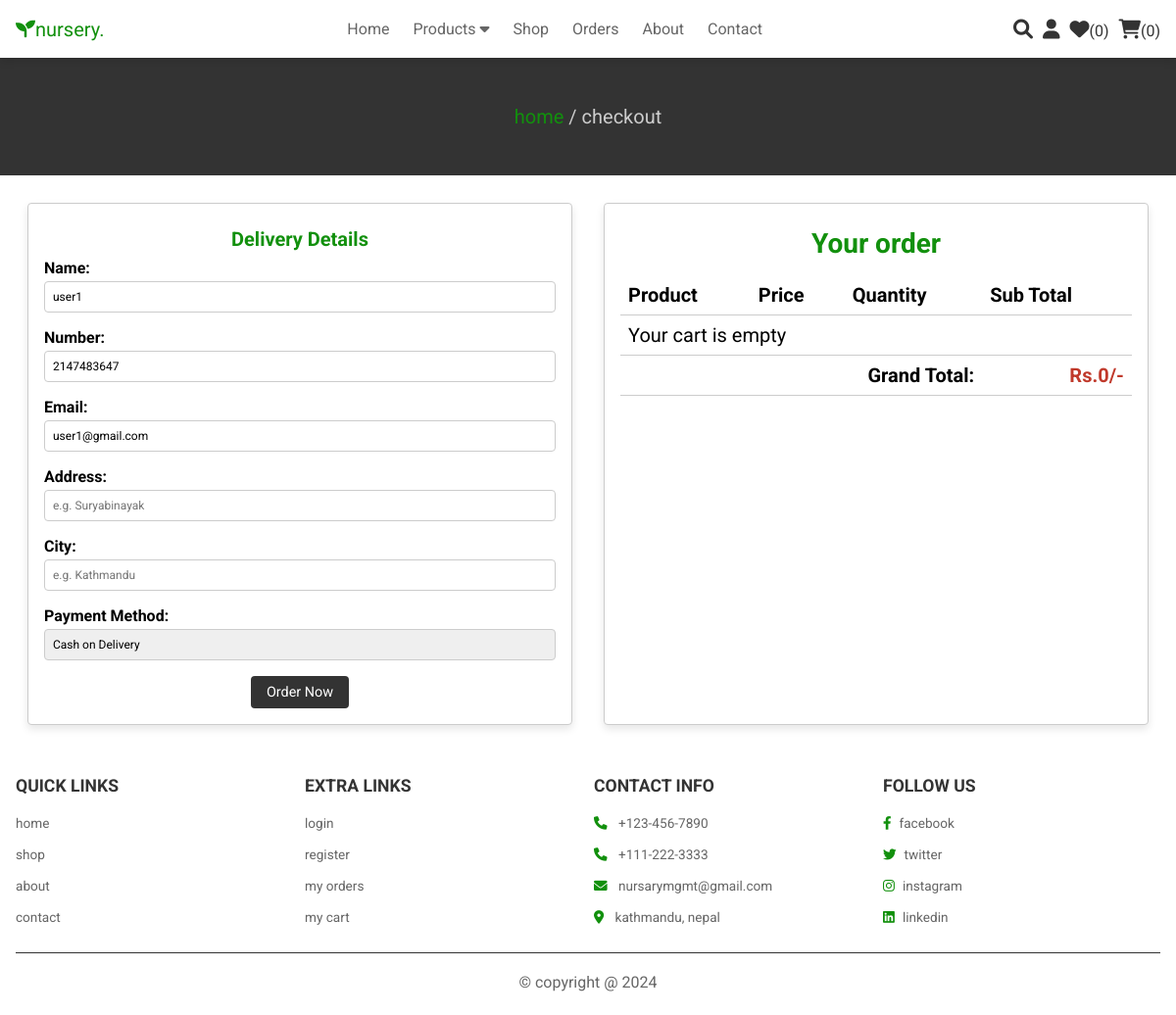
The page /check-out.php (signed in) on the database its author committed.
### tables this page shows
CREATE TABLE `users` (
  `id` int(100) NOT NULL,
  `username` varchar(100) NOT NULL,
  `email` varchar(100) NOT NULL,
  `password` varchar(100) NOT NULL,
  `address` varchar(255) NOT NULL,
  `number` int(50) NOT NULL,
  `user_type` varchar(20) NOT NULL DEFAULT 'user'
);

### check-out.php (the view, shortened to what this page needs)
<?php
@include 'config.php';
$user_id = isset($_SESSION['user_id']) ? $_SESSION['user_id'] : null;
$user_query = mysqli_query($conn, "SELECT * FROM `users` WHERE id = '$user_id'") or die('query failed');
if (mysqli_num_rows($user_query) > 0) {
    $user = mysqli_fetch_assoc($user_query);
}
?>
<!DOCTYPE html>
<html lang="en">
<head>
    <link rel="stylesheet" href="https://cdnjs.cloudflare.com/ajax/libs/font-awesome/6.0.0/css/all.min.css">
    <link rel="stylesheet" href="css/style.css">
</head>
<body>
    <?php @include 'header.php'; ?>
    <section class="heading">
        <p> <a href="home.php">home</a> / checkout </p>
    </section>
    <div class="checkout-container">
        <div class="col-md-6 checkout-form">
            <form action="" method="POST">
                <h2 class="order-title">Delivery Details</h2>
                <div class="inputBox">
                    <span>Name:</span>
                    <input type="text" name="name" value="<?php echo $user['username']; ?>">
                </div>
                <div class="inputBox">
                    <span>Number:</span>
                    <input type="number" name="number" min="0" value="<?php echo $user['number']; ?>">
                </div>
                <div class="inputBox">
                    <span>Email:</span>
                    <input type="email" name="email" value="<?php echo $user['email']; ?>">
                </div>
                <div class="inputBox additional-address">
                    <span>Address:</span>
                    <input type="text" name="flat" placeholder="e.g. Suryabinayak">
                </div>
                <div class="inputBox additional-address">
                    <span>City:</span>
                    <input type="text" name="city" placeholder="e.g. Kathmandu">
                </div>
                <div class="inputBox">
                    <span>Payment Method:</span>
                    <select name="method">
                        <option value="cash on delivery">Cash on Delivery</option>
                    </select>
                </div>
                <input type="submit" name="order" value="Order Now" class="btn">
            </form>
        </div>
        <section class="display-order col-md-6">
            <div class="your-order">
                <h2 class="order-title">Your order</h2>
                <div class="table">
                    <table>
                        <thead>
                            <tr>
                                <th>Product</th>
                                <th>Price</th>
                                <th>Quantity</th>
                                <th>Sub Total</th>
                            </tr>
                        </thead>
                        <tbody>
                            <?php
                            $grand_total = 0;
                            $select_cart = mysqli_query($conn, "SELECT * FROM `cart` WHERE user_id = '$user_id'") or die('query failed');
                            if (mysqli_num_rows($select_cart) > 0) {
                                while ($fetch_cart = mysqli_fetch_assoc($select_cart)) {
                                    $total_price = ($fetch_cart['price'] * $fetch_cart['quantity']);
                                    $grand_total += $total_price;
                            ?>
                                    <tr>
                                        <td>
                                            <div class="product-cell">
                                            <img src="uploaded_img/<?php echo $fetch_cart['image']; ?>" alt="" class="image">
                                                <span class="product-name"><?php echo $fetch_cart['name']; ?></span>
                                            </div>
                                        </td>
                                        <td><?php echo 'Rs.' . $fetch_cart['price'] . '/-'; ?></td>
                                        <td><?php echo $fetch_cart['quantity']; ?></td>
                                        <td><?php echo 'Rs.' . $total_price . '/-'; ?></td>
                                    </tr>
                                <?php
                                }
                                ?>
                            <?php
                            } else {
                                echo '<tr><td colspan="4">Your cart is empty</td></tr>';
                            }
                            ?>
                        </tbody>
                        <tfoot>
                            <tr>
                                <td colspan="3" class="text-right"><strong>Grand Total:</strong></td>
                                <td><strong><?php echo 'Rs.' . $grand_total . '/-'; ?></strong></td>
                            </tr>
                        </tfoot>
                    </table>
                </div>
            </div>
        </section>
    </div>
    <?php @include 'footer.php'; ?>
</body>
</html>

### css/style.css (style rules this page uses)
:root { --green: #12900d; --red: #c0392b; --orange: #12900d; --black: #333; --white: #fff; --light-color: #666; --light-white: #ccc; --light-bg: #f5f5f5; --border: 0.2rem solid var(--black); --box-shadow: 0 0.5rem 1rem rgba(0, 0, 0, 0.1); }
* { font-family: "roboto"; margin: 0; padding: 0; box-sizing: border-box; outline: none; border: none; text-decoration: none; transition: all 0.2s linear; }
html { font-size: 50%; overflow-x: hidden; scroll-behavior: smooth; scroll-padding-top: 6.5rem; }
body { background-image: url("images/slide2.jpg"); background-repeat: no-repeat; background-size: cover; }
section { padding: 3rem 2rem; }
.btn, .delete-btn, .option-btn { display: inline-block; border-radius: .5rem; margin-top: 1rem; font-size: 1.8rem; color:var(--white); cursor: pointer; padding:1rem 3rem; text-transform: capitalize; }
.btn { background-color: var(--green); }
.heading { display: flex; flex-flow: column; align-items: center; justify-content: center; gap: 1rem; background-color: var(--black); text-align: center; min-height: 15vh; }
.heading p { font-size: 2.5rem; color: var(--light-white); }
.heading p a { color: var(--green); }
.display-order { max-width: 1200px; margin: 0 auto; text-align: center; padding-bottom: 0; }
.checkout-container { max-width: 1300px; margin: 0 auto; display: flex; gap: 3rem; justify-content: space-between; padding: 3rem; font-size: 2.5rem; }
.checkout-form, .display-order { border: 1px solid #ccc; padding: 2rem; flex: 1; background-color: #fff; border-radius: 0.5rem; box-shadow: 0 0.5rem 1rem rgba(0, 0, 0, 0.1); }
.checkout-form h3, .display-order h2 { margin: 0; padding: 1rem 0; font-size: 3.5rem; text-align: center; color: var(--green); }
.inputBox { margin-bottom: 1.5rem; }
.inputBox span { font-weight: bold; display: block; margin-bottom: 0.5rem; }
input[type="text"], input[type="number"], input[type="email"], select { width: 100%; padding: 1rem; border: 1px solid #ccc; border-radius: 0.3rem; font-size: 1rem; outline-color: var(--green); }
.display-order, .checkout-form { border: 1px solid #ccc; padding: 2rem; max-width: calc(75% - 1rem); background-color: #fff; border-radius: 0.5rem; box-shadow: 0 0.5rem 1rem rgba(0, 0, 0, 0.1); margin: 0.5rem; }
.order-title { margin: 0; padding: 1rem; font-size: 2rem; text-align: center; color: var(--green); }
.checkout-form h2 { font-size: 2.5rem; }
.table { overflow-x: auto; margin-top: 1rem; }
table { width: 100%; border-collapse: collapse; }
table th, table td { padding: 1rem; text-align: left; border-bottom: 1px solid #ccc; }
tfoot td { text-align: right; font-weight: bold; border-top: 0.2rem solid #ccc; }
tfoot td:last-child { color: var(--red); }
.checkout-form h2 { margin: 0; padding: 1rem; text-align: center; }
.inputBox { margin-bottom: 2rem; }
.inputBox span { display: block; font-weight: bold; font-size: 2rem; }
.inputBox span { display: block; font-weight: bold; }
input[type="text"], input[type="number"], input[type="email"], select { width: 100%; padding: 1rem; border: 1px solid #ccc; border-radius: 0.5rem; font-size: 1.5rem; }
select { appearance: none; -webkit-appearance: none; }
.btn { background-color: #333; color: #fff; padding: 1rem 2rem; border: none; border-radius: 0.5rem; cursor: pointer; display: block; margin: 0 auto; }

### rows shown on the page
users: name "user1", number "2147483647", email "user1@gmail.com"

### other values the page prints
$wishlist_num_rows "0"
$cart_num_rows "0"
$grand_total "0"
